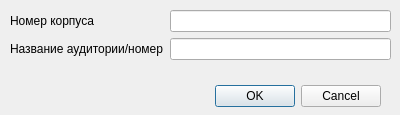
<?xml version="1.0" encoding="UTF-8"?>
<ui version="4.0">
 <class>DialogAuditorium</class>
 <widget class="QDialog" name="DialogAuditorium">
  <property name="geometry">
   <rect>
    <x>0</x>
    <y>0</y>
    <width>400</width>
    <height>115</height>
   </rect>
  </property>
  <property name="windowTitle">
   <string>Dialog</string>
  </property>
  <widget class="QDialogButtonBox" name="buttonBox">
   <property name="geometry">
    <rect>
     <x>210</x>
     <y>80</y>
     <width>171</width>
     <height>32</height>
    </rect>
   </property>
   <property name="orientation">
    <enum>Qt::Orientation::Horizontal</enum>
   </property>
   <property name="standardButtons">
    <set>QDialogButtonBox::StandardButton::Cancel|QDialogButtonBox::StandardButton::Ok</set>
   </property>
  </widget>
  <widget class="QWidget" name="formLayoutWidget">
   <property name="geometry">
    <rect>
     <x>10</x>
     <y>10</y>
     <width>381</width>
     <height>61</height>
    </rect>
   </property>
   <layout class="QFormLayout" name="formLayout">
    <item row="0" column="0">
     <widget class="QLabel" name="label_auditorium_building_number">
      <property name="text">
       <string>Номер корпуса</string>
      </property>
     </widget>
    </item>
    <item row="1" column="0">
     <widget class="QLabel" name="label_auditorium_name">
      <property name="text">
       <string>Название аудитории/номер</string>
      </property>
     </widget>
    </item>
    <item row="0" column="1">
     <widget class="QLineEdit" name="line_edit_auditorium_building_number"/>
    </item>
    <item row="1" column="1">
     <widget class="QLineEdit" name="line_edit_auditorium_name"/>
    </item>
   </layout>
  </widget>
 </widget>
 <resources/>
 <connections>
  <connection>
   <sender>buttonBox</sender>
   <signal>accepted()</signal>
   <receiver>DialogAuditorium</receiver>
   <slot>accept()</slot>
   <hints>
    <hint type="sourcelabel">
     <x>248</x>
     <y>254</y>
    </hint>
    <hint type="destinationlabel">
     <x>157</x>
     <y>274</y>
    </hint>
   </hints>
  </connection>
  <connection>
   <sender>buttonBox</sender>
   <signal>rejected()</signal>
   <receiver>DialogAuditorium</receiver>
   <slot>reject()</slot>
   <hints>
    <hint type="sourcelabel">
     <x>316</x>
     <y>260</y>
    </hint>
    <hint type="destinationlabel">
     <x>286</x>
     <y>274</y>
    </hint>
   </hints>
  </connection>
 </connections>
</ui>
